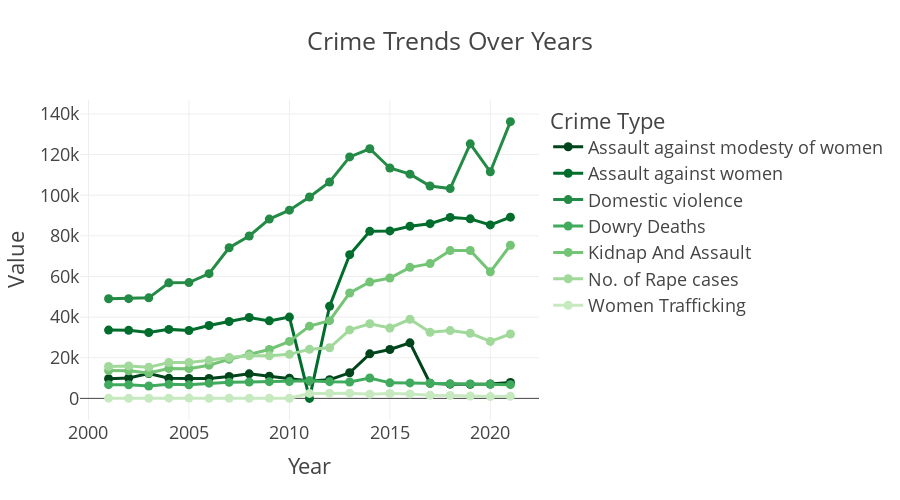

The code cell stored with this chart in its notebook:
### Code cell
fig2 = px.line(
    crime_over_years,
    x='Year',
    y='Value',
    color='Crime Type',
    markers=True,
    title='Crime Trends Over Years',
    width=900,
    height=500,                                 
    template='presentation',                    
    color_discrete_sequence=px.colors.sequential.Greens_r
)

fig2.update_traces(mode='lines+markers')
fig2.update_layout(
    xaxis_tickangle=0,
    paper_bgcolor="rgba(9,0,8,0)",
    plot_bgcolor="rgba(0,0,0,0)"
)

fig2.write_image(os.path.join(results_dir, 'crime_trends_over_years.jpg'))
fig2.write_image(os.path.join(results_dir, 'crime_trends_over_years.png'))
fig2.write_html(os.path.join(results_dir, 'crime_trends_over_years.html'))

fig2.show()

### Figure 1 — Plotly figure (JSON) as saved in the notebook; plotly's stock layout.template omitted (floating-point values rounded to 4 significant figures)
{"data": [{"hovertemplate": "Crime Type=Assault against modesty of women<br>Year=%{x}<br>Value=%{y}<extra></extra>", "legendgroup": "Assault against modesty of women", "line": {"color": "rgb(0,68,27)", "dash": "solid"}, "marker": {"symbol": "circle"}, "mode": "lines+markers", "name": "Assault against modesty of women", "orientation": "v", "showlegend": true, "type": "scatter", "x": [2001, 2002, 2003, 2004, 2005, 2006, 2007, 2008, 2009, 2010, 2011, 2012, 2013, 2014, 2015, 2016, 2017, 2018, 2019, 2020, 2021], "xaxis": "x", "y": [9656, 10027, 12220, 9871, 9759, 9822, 10783, 12084, 10891, 9881, 8570, 9173, 12589, 21938, 24041, 27344, 7451, 6992, 6939, 7065, 7788], "yaxis": "y"}, {"hovertemplate": "Crime Type=Assault against women<br>Year=%{x}<br>Value=%{y}<extra></extra>", "legendgroup": "Assault against women", "line": {"color": "rgb(0,109,44)", "dash": "solid"}, "marker": {"symbol": "circle"}, "mode": "lines+markers", "name": "Assault against women", "orientation": "v", "showlegend": true, "type": "scatter", "x": [2001, 2002, 2003, 2004, 2005, 2006, 2007, 2008, 2009, 2010, 2011, 2012, 2013, 2014, 2015, 2016, 2017, 2018, 2019, 2020, 2021], "xaxis": "x", "y": [33622, 33497, 32450, 33966, 33413, 35899, 37866, 39802, 38159, 40012, 0, 45344, 70739, 82235, 82422, 84746, 86001, 89097, 88367, 85392, 89200], "yaxis": "y"}, {"hovertemplate": "Crime Type=Domestic violence<br>Year=%{x}<br>Value=%{y}<extra></extra>", "legendgroup": "Domestic violence", "line": {"color": "rgb(35,139,69)", "dash": "solid"}, "marker": {"symbol": "circle"}, "mode": "lines+markers", "name": "Domestic violence", "orientation": "v", "showlegend": true, "type": "scatter", "x": [2001, 2002, 2003, 2004, 2005, 2006, 2007, 2008, 2009, 2010, 2011, 2012, 2013, 2014, 2015, 2016, 2017, 2018, 2019, 2020, 2021], "xaxis": "x", "y": [49032, 49102, 49492, 56867, 56995, 61400, 74143, 79957, 88263, 92637, 99135, 106527, 118866, 122877, 113403, 110378, 104551, 103272, 125298, 111549, 136234], "yaxis": "y"}, {"hovertemplate": "Crime Type=Dowry Deaths<br>Year=%{x}<br>Value=%{y}<extra></extra>", "legendgroup": "Dowry Deaths", "line": {"color": "rgb(65,171,93)", "dash": "solid"}, "marker": {"symbol": "circle"}, "mode": "lines+markers", "name": "Dowry Deaths", "orientation": "v", "showlegend": true, "type": "scatter", "x": [2001, 2002, 2003, 2004, 2005, 2006, 2007, 2008, 2009, 2010, 2011, 2012, 2013, 2014, 2015, 2016, 2017, 2018, 2019, 2020, 2021], "xaxis": "x", "y": [6738, 6687, 6078, 6900, 6673, 7481, 7955, 8043, 8242, 8248, 8618, 8233, 8083, 10050, 7634, 7621, 7466, 7166, 7115, 6966, 6753], "yaxis": "y"}, {"hovertemplate": "Crime Type=Kidnap And Assault<br>Year=%{x}<br>Value=%{y}<extra></extra>", "legendgroup": "Kidnap And Assault", "line": {"color": "rgb(116,196,118)", "dash": "solid"}, "marker": {"symbol": "circle"}, "mode": "lines+markers", "name": "Kidnap And Assault", "orientation": "v", "showlegend": true, "type": "scatter", "x": [2001, 2002, 2003, 2004, 2005, 2006, 2007, 2008, 2009, 2010, 2011, 2012, 2013, 2014, 2015, 2016, 2017, 2018, 2019, 2020, 2021], "xaxis": "x", "y": [13681, 13613, 12499, 14697, 14644, 16348, 19249, 21803, 24086, 28055, 35565, 38262, 51881, 57311, 59277, 64519, 66333, 72751, 72780, 62300, 75369], "yaxis": "y"}, {"hovertemplate": "Crime Type=No. of Rape cases<br>Year=%{x}<br>Value=%{y}<extra></extra>", "legendgroup": "No. of Rape cases", "line": {"color": "rgb(161,217,155)", "dash": "solid"}, "marker": {"symbol": "circle"}, "mode": "lines+markers", "name": "No. of Rape cases", "orientation": "v", "showlegend": true, "type": "scatter", "x": [2001, 2002, 2003, 2004, 2005, 2006, 2007, 2008, 2009, 2010, 2011, 2012, 2013, 2014, 2015, 2016, 2017, 2018, 2019, 2020, 2021], "xaxis": "x", "y": [15694, 15970, 15357, 17682, 17701, 18725, 20139, 21001, 20928, 21665, 24206, 24923, 33707, 36735, 34651, 38947, 32559, 33356, 32033, 28046, 31677], "yaxis": "y"}, {"hovertemplate": "Crime Type=Women Trafficking<br>Year=%{x}<br>Value=%{y}<extra></extra>", "legendgroup": "Women Trafficking", "line": {"color": "rgb(199,233,192)", "dash": "solid"}, "marker": {"symbol": "circle"}, "mode": "lines+markers", "name": "Women Trafficking", "orientation": "v", "showlegend": true, "type": "scatter", "x": [2001, 2002, 2003, 2004, 2005, 2006, 2007, 2008, 2009, 2010, 2011, 2012, 2013, 2014, 2015, 2016, 2017, 2018, 2019, 2020, 2021], "xaxis": "x", "y": [114, 76, 46, 89, 148, 67, 61, 67, 48, 36, 2435, 2563, 2579, 2070, 2424, 2214, 1536, 1459, 1185, 868, 1071], "yaxis": "y"}], "layout": {"height": 500, "legend": {"title": {"text": "Crime Type"}, "tracegroupgap": 0}, "paper_bgcolor": "rgba(9,0,8,0)", "plot_bgcolor": "rgba(0, 0, 0, 0)", "title": {"text": "Crime Trends Over Years"}, "width": 900, "xaxis": {"anchor": "y", "autorange": true, "domain": [0, 1], "range": [2000.0, 2022.0], "tickangle": 0, "title": {"text": "Year"}, "type": "linear"}, "yaxis": {"anchor": "x", "autorange": true, "domain": [0, 1], "range": [-10650.0, 146900.0], "title": {"text": "Value"}, "type": "linear"}}}
